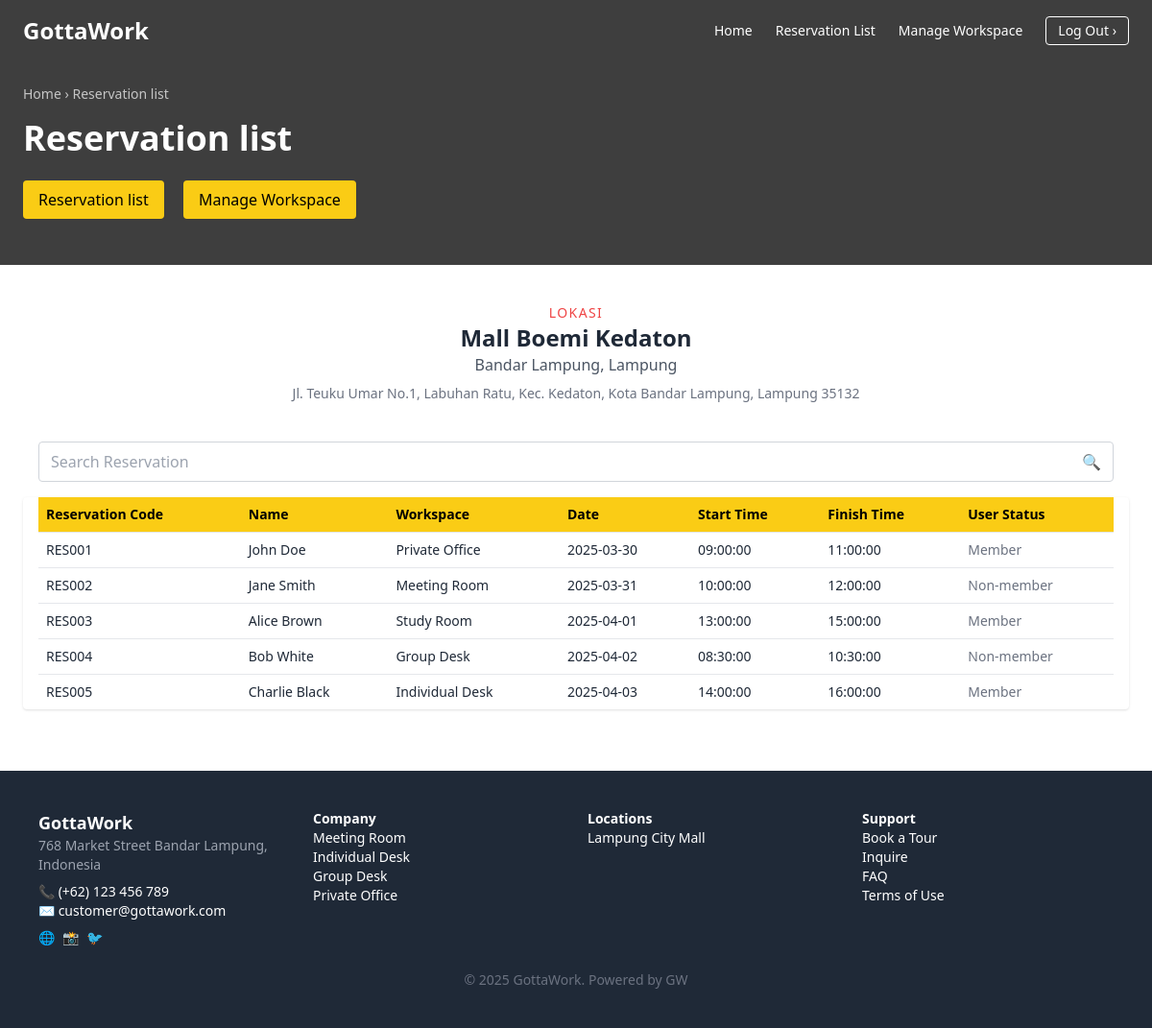
The app's page /staff_daftarreservasi.php with its own data.
### tables this page shows
CREATE TABLE `reservations` (
  `id` int NOT NULL,
  `reservation_code` varchar(100) DEFAULT NULL,
  `name` varchar(100) DEFAULT NULL,
  `workspace` varchar(50) DEFAULT NULL,
  `date` date DEFAULT NULL,
  `start_time` time DEFAULT NULL,
  `finish_time` time DEFAULT NULL,
  `user_status` varchar(20) DEFAULT NULL
);

### staff_daftarreservasi.php (the view, shortened to what this page needs)
<?php include 'db.php'; ?>
<!DOCTYPE html>
<html lang="en">
<head>
  <script src="https://cdn.tailwindcss.com"></script>
</head>
<body class="bg-white text-gray-800">
<header class="bg-[#3e3e3e] text-white">
  <div class="max-w-7xl mx-auto flex items-center justify-between px-6 py-4">
    <h1 class="text-2xl font-bold">GottaWork</h1>
    <nav class="hidden md:flex items-center space-x-6 text-sm">
      <a href="#" class="hover:text-yellow-400">Home</a>
      <a href="#" class="hover:text-yellow-400">Reservation List</a>
      <a href="#" class="hover:text-yellow-400">Manage Workspace</a>
      <a href="#" class="ml-4 border border-white px-3 py-1 rounded hover:bg-white hover:text-black transition">Log Out <span>›</span></a>
    </nav>
  </div>
  <div class="max-w-7xl mx-auto px-6 pt-6 pb-12">
    <div class="text-sm text-white/70 mb-4">Home › Reservation list</div>
    <h2 class="text-4xl font-bold mb-6">Reservation list</h2>
    <div class="space-x-4">
      <button class="bg-yellow-400 hover:bg-yellow-300 text-black font-medium px-4 py-2 rounded shadow-sm transition">Reservation list</button>
      <button class="bg-yellow-400 hover:bg-yellow-300 text-black font-medium px-4 py-2 rounded shadow-sm transition">Manage Workspace</button>
    </div>
  </div>
</header>
  <section class="text-center py-10">
    <h2 class="text-sm text-red-500 tracking-widest">LOKASI</h2>
    <h1 class="text-2xl font-bold">Mall Boemi Kedaton</h1>
    <p class="text-gray-600">Bandar Lampung, Lampung</p>
    <p class="text-sm text-gray-500 mt-2">Jl. Teuku Umar No.1, Labuhan Ratu, Kec. Kedaton, Kota Bandar Lampung, Lampung 35132</p>
  </section>
  <div class="max-w-6xl mx-auto mb-4 px-4">
    <form method="GET" action="index.php" class="flex items-center border border-gray-300 rounded px-3 py-2">
      <input type="text" name="search" placeholder="Search Reservation" class="flex-grow outline-none" />
      <button type="submit">
        🔍
      </button>
    </form>
  </div>
  <div class="max-w-6xl mx-auto bg-white shadow rounded overflow-hidden px-4">
    <table class="min-w-full text-sm text-left">
      <thead class="bg-yellow-400 text-black">
        <tr>
          <th class="p-2">Reservation Code</th>
          <th class="p-2">Name</th>
          <th class="p-2">Workspace</th>
          <th class="p-2">Date</th>
          <th class="p-2">Start Time</th>
          <th class="p-2">Finish Time</th>
          <th class="p-2">User Status</th>
        </tr>
      </thead>
      <tbody>
        <?php
        $sql = "SELECT * FROM reservations";
        $result = $conn->query($sql);
        if ($result->num_rows > 0):
          while($row = $result->fetch_assoc()):
        ?>
        <tr class="border-t hover:bg-gray-100">
          <td class="p-2"><?= $row['reservation_code'] ?></td>
          <td class="p-2"><?= $row['name'] ?></td>
          <td class="p-2"><?= $row['workspace'] ?></td>
          <td class="p-2"><?= $row['date'] ?></td>
          <td class="p-2"><?= $row['start_time'] ?></td>
          <td class="p-2"><?= $row['finish_time'] ?></td>
          <td class="p-2 text-<?= $row['user_status'] == 'Membership' ? 'red' : 'gray' ?>-500">
            <?= $row['user_status'] ?>
          </td>
        </tr>
        <?php endwhile; else: ?>
        <tr><td colspan="7" class="p-4 text-center text-gray-500">No results found.</td></tr>
        <?php endif; ?>
      </tbody>
    </table>
  </div>
  <footer class="bg-gray-800 text-white mt-16 p-10 text-sm">
    <div class="max-w-6xl mx-auto grid grid-cols-2 md:grid-cols-4 gap-6">
      <div>
        <h3 class="font-bold text-lg">GottaWork</h3>
        <p class="text-gray-400">768 Market Street Bandar Lampung, Indonesia</p>
        <p class="mt-2">📞 (+62) 123 456 789</p>
        <p>✉️ customer@gottawork.com</p>
        <div class="flex space-x-2 mt-2">
          <a href="#">🌐</a>
          <a href="#">📸</a>
          <a href="#">🐦</a>
        </div>
      </div>
      <div>
        <h4 class="font-bold">Company</h4>
        <ul>
          <li>Meeting Room</li>
          <li>Individual Desk</li>
          <li>Group Desk</li>
          <li>Private Office</li>
        </ul>
      </div>
      <div>
        <h4 class="font-bold">Locations</h4>
        <ul><li>Lampung City Mall</li></ul>
      </div>
      <div>
        <h4 class="font-bold">Support</h4>
        <ul>
          <li>Book a Tour</li>
          <li>Inquire</li>
          <li>FAQ</li>
          <li>Terms of Use</li>
        </ul>
      </div>
    </div>
    <div class="text-center text-gray-500 mt-6">&copy; 2025 GottaWork. Powered by GW</div>
  </footer>
</body>
</html>

### records on screen
reservations: reservation_code "RES001", name "John Doe", workspace "Private Office", date "2025-03-30", start_time "09:00:00", finish_time "11:00:00", user_status "Member"
reservations: reservation_code "RES002", name "Jane Smith", workspace "Meeting Room", date "2025-03-31", start_time "10:00:00", finish_time "12:00:00", user_status "Non-member"
reservations: reservation_code "RES003", name "Alice Brown", workspace "Study Room", date "2025-04-01", start_time "13:00:00", finish_time "15:00:00", user_status "Member"
reservations: reservation_code "RES004", name "Bob White", workspace "Group Desk", date "2025-04-02", start_time "08:30:00", finish_time "10:30:00", user_status "Non-member"
reservations: reservation_code "RES005", name "Charlie Black", workspace "Individual Desk", date "2025-04-03", start_time "14:00:00", finish_time "16:00:00", user_status "Member"
